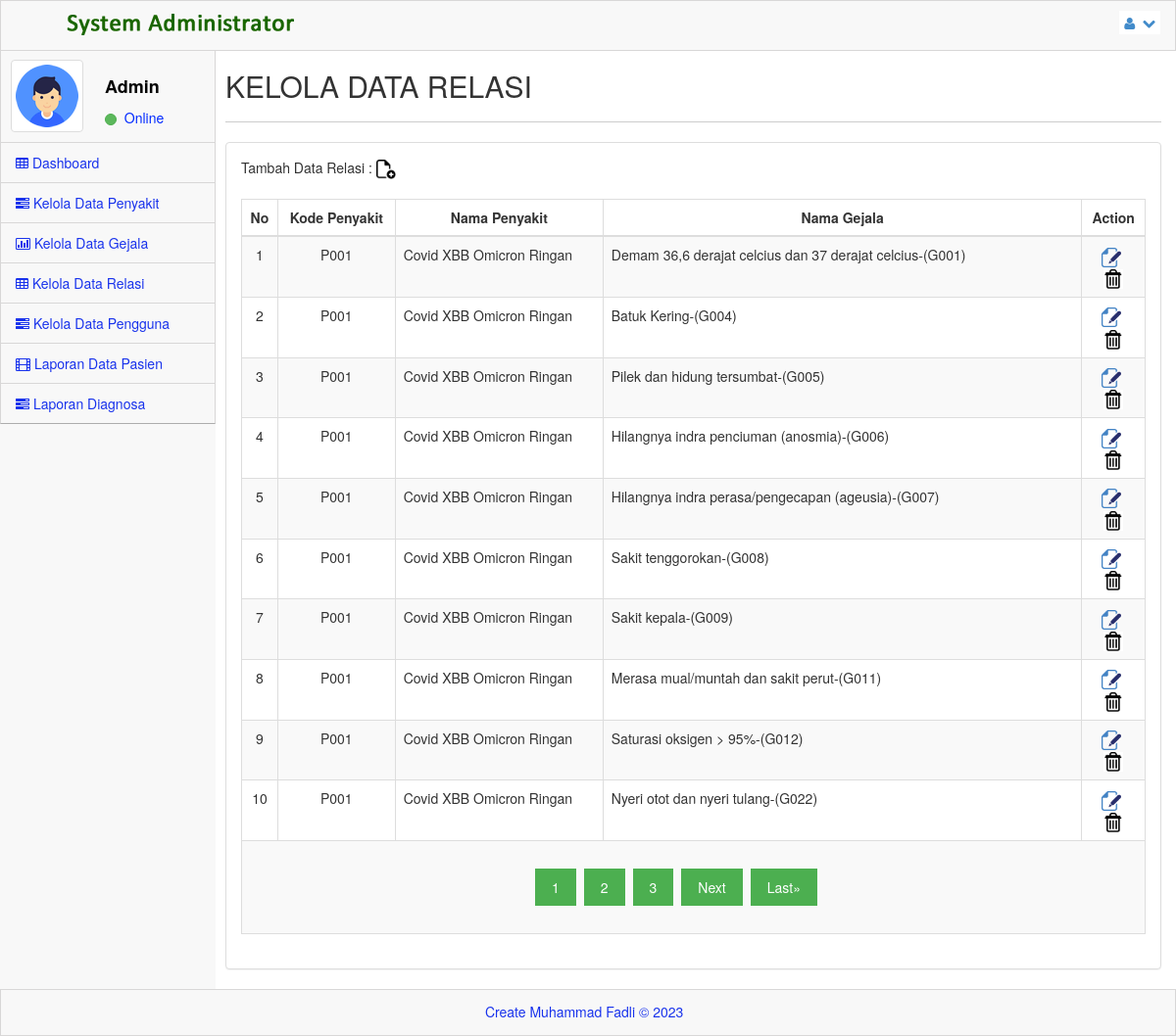
The page /profiadmin/kelola_relasi.php (signed in) on the database its author committed.
### tables this page shows
CREATE TABLE `relasi` (
  `id_relasi` int(6) NOT NULL,
  `kd_penyakit` char(4) NOT NULL,
  `kd_gejala` char(4) NOT NULL
);

CREATE TABLE `penyakit` (
  `id_penyakit` int(4) UNSIGNED NOT NULL,
  `kd_penyakit` char(4) NOT NULL,
  `nm_penyakit` varchar(60) NOT NULL,
  `definisi` text NOT NULL,
  `solusi` text NOT NULL,
  `uraian` text NOT NULL
);

CREATE TABLE `gejala` (
  `id_gejala` int(10) NOT NULL,
  `kd_gejala` char(4) NOT NULL DEFAULT '',
  `nm_gejala` varchar(300) DEFAULT NULL
);

### profiadmin/kelola_relasi.php (the view, shortened to what this page needs)
<?php
include("../koneksi.php");
if (isset($_SESSION['nama']))
{
?>
<!DOCTYPE html>
<html lang="en">
<head>
  <link rel="stylesheet" href="assets/plugins/bootstrap/css/bootstrap.css" />
  <link rel="stylesheet" href="assets/css/main.css" />
  <link rel="stylesheet" href="assets/css/MoneAdmin.css" />
  <link rel="stylesheet" href="assets/plugins/Font-Awesome/css/font-awesome.css" />
  <link href="assets/plugins/dataTables/dataTables.bootstrap.css" rel="stylesheet" />
</head>
<body class="padTop53 " >
  <div id="wrap">
     <div id="top">
        <nav class="navbar navbar-inverse navbar-fixed-top " style="padding-top: 10px;">
           <header class="navbar-header"><a href="../profiadmin/" class="navbar-brand"><img src="assets/img/logo.png" alt="" /></a></header>
           <ul class="nav navbar-top-links navbar-right">
              <li class="dropdown">
                <a class="dropdown-toggle" data-toggle="dropdown" href="#"><i class="icon-user "></i>&nbsp; <i class="icon-chevron-down "></i></a>
              </li>
           </ul>
        </nav>
      </div>
    <div id="left">
      <div class="media user-media well-small">
         <a class="user-link" href="../profiadmin/"><img class="media-object img-thumbnail user-img" alt="User Picture" src="assets/img/user.gif" /></a><br />
         <div class="media-body">
            <h5 class="media-heading">Admin</h5>
            <ul class="list-unstyled user-info">
               <li><a class="btn btn-success btn-xs btn-circle" style="width: 10px;height: 12px;"></a>&nbsp;&nbsp;Online</li>
            </ul>
        </div><br />
      </div>
      <ul id="menu" class="collapse">
        <li class="panel"><a href="../profiadmin/" ><i class="icon-table"></i>&nbsp;Dashboard&nbsp;</a></li>
        <li><a href="kelola_penyakit.php"><i class="icon-tasks"></i>&nbsp;Kelola Data Penyakit&nbsp;</a></li>
        <li><a href="kelola_gejala.php"><i class="icon-bar-chart"></i>&nbsp;Kelola Data Gejala&nbsp;</a></li>
        <li><a href="kelola_relasi.php"><i class="icon-table"></i>&nbsp;Kelola Data Relasi&nbsp;</a></li>
        <li><a href="kelola_user.php"><i class="icon-tasks"></i>&nbsp;Kelola Data Pengguna&nbsp;</a></li>
        <li><a href="laporan_pasien.php"><i class="icon-film"></i>&nbsp;Laporan Data Pasien&nbsp;</a></li>
        <li><a href="laporan_diagnosa.php"><i class="icon-tasks"></i>&nbsp;Laporan Diagnosa&nbsp;</a></li>
	  </ul>
    </div>
    <div id="content">
       <div class="inner">
          <div class="row">
              <div class="col-lg-12">
                  <h2>KELOLA DATA RELASI</h2>
 			  </div>
          </div><hr />
 		  <div class="row">
            <div class="col-lg-12">
                <div class="panel panel-default">
                     <div class="panel-body">
                         <div class="table-responsive">
							 Tambah Data Relasi :&nbsp;<a href="add_relasi.php"><img src="assets/img/add.png" width="20"></br></br></a>
                             <table class="table table-striped table-bordered table-hover" >
                                 <thead>
                                    <tr>
                                      <th width="4%"><div align="center">No</div></th>
                                      <th width="13%"><div align="center">Kode Penyakit</div></th>
                                      <th width="23%"><div align="center">Nama Penyakit</div></th>
                                      <th width="53%"><div align="center">Nama Gejala</div></th>
                                      <th width="7%"><div align="center">Action</div></th>
                                    </tr>
                                  </thead>
                                  <tbody>
                                  <?php
									  $noPage = (isset($_GET['page']))? $_GET['page'] : 1;
									  $dataPerPage = 10;
									  $offset = ($noPage - 1) * $dataPerPage;
									  $total_data  = "SELECT COUNT(*) AS jumData FROM `relasi` INNER JOIN `penyakit`
									                 ON `relasi`.`kd_penyakit` = `penyakit`.`kd_penyakit` INNER JOIN
													 `gejala` ON `relasi`.`kd_gejala` = `gejala`.`kd_gejala`
													 ORDER BY `gejala`.`kd_gejala`";
                                      $query = "SELECT * FROM `relasi` INNER JOIN `penyakit`
									           ON `relasi`.`kd_penyakit` = `penyakit`.`kd_penyakit` INNER JOIN `gejala` ON
											   `relasi`.`kd_gejala` = `gejala`.`kd_gejala` ORDER BY `relasi`.`kd_penyakit`
											   LIMIT $offset, $dataPerPage";
									  $result = mysqli_query($koneksi,$query);
	                                  $No = 1;
	                                  while ($data = mysqli_fetch_array($result)) {
									?>
                                     <tr>
                                       <td><div align="center"><?php echo $No ?></div></td>
									   <td><div align="center"><?php echo $data['kd_penyakit'] ?></div></td>
									   <td><?php echo $data['nm_penyakit'] ?></td>
									   <td><?php echo $data['nm_gejala'] ?>-(<?php echo $data['kd_gejala'] ?>)</td>
                                       <td align="center">
                                        <a href="edit_relasi.php?id=<?php echo $data['id_relasi'] ?>">
                                        <img src="assets/img/edit.png" width="20"></a>&nbsp;
                                        <a href="javascript:delete_data(<?php echo $data['id_relasi'] ?>)">
                                        <img src="assets/img/delete.png" width="20"></a>
                                       </td>
                                     </tr>
                                     <?php
										$No++;
										 }
										$hasil   = mysqli_query($koneksi,$total_data);
										$data    = mysqli_fetch_array($hasil);
										$jumData = $data['jumData'];
										$jumPage = ceil($jumData/$dataPerPage);
									    ?>
                                        <tr>
											<td colspan="11">
												<div class="center">
												  <div class="pagination">
													<?php
													 for($page = 1; $page <= $jumPage; $page++)
														{
														  if ((($page >= $noPage - 3) && ($page <= $noPage + 3)) || ($page == 1)
														   || ($page == $jumPage))
															{
																if ($page == $noPage)
																	echo " <a href='".$_SERVER['PHP_SELF']."?page=".$page."'
																	class=active>".$page."</a>&nbsp";
																else
																	echo " <a href='".$_SERVER['PHP_SELF']."?page=".$page."'
																	class=active>".$page."</a>&nbsp";
															}
														}
													 if ($noPage < $jumPage)
														 echo "<a href='".$_SERVER['PHP_SELF']."?page=".($noPage+1)."'
														 class=active>Next</a>&nbsp&nbsp";
													 if ($noPage != $jumPage)
														 echo "<a href='".$_SERVER['PHP_SELF']."?page=".$jumPage."' class=active>
														 Last&raquo;</a>&nbsp&nbsp";
													?>
												  </div>
												</div>
											</td>
										</tr>
                                   </tbody>
                                </table>
                            </div>
                        </div>
                    </div>
                </div>
            </div>
		 </div>
	   </div>
	 </div>
    <div id="footer">
    <p>Create Muhammad Fadli &copy;&nbsp;2023 &nbsp;</p>
    </div>
</body>
</html>
<?php
}
?>

### profiadmin/assets/css/main.css (style rules this page uses)
#wrap { margin: 0 auto; }
#footer { height: 48px; background-color: #222222; }
@media (min-width: 768px) { html, body { height: 100%; } }
@media (min-width: 768px) { #wrap { height: auto !important; height: 100%; min-height: 100%; padding: 0 0 48px; margin-bottom: -48px; } }
body.padTop53 { padding-top: 75px; overflow: visible; }
@media (min-width: 802px) { body.padTop53 { padding-top: 51px; } }
#wrap:before, #top:before, .head:before, #footer:before, #wrap:after, #top:after, .head:after, #footer:after { display: table; content: " "; }
#wrap:after, #top:after, .head:after, #footer:after { clear: both; }
#wrap { background-color: #f8f8f8; }
@media (min-width: 768px) { #left { position: relative; float: left; width: 100px; } }
@media (min-width: 768px) { #content { margin-left: 100px; } }
@media (min-width: 768px) { #left { margin-bottom: -10px; } }
@media (min-width: 992px) { #left { width: 220px; } }
@media (min-width: 992px) { #content { margin-left: 220px; } }
#top .navbar { margin-bottom: 0; border:1px solid rgb(216, 215, 215); background-color:#f8f8f8; }
#top .navbar-brand { padding: 0; }
.user-media { display: none; color:#0029FF; border-right:1px solid rgb(216, 215, 215); border-left:1px solid rgb(216, 215, 215); }
@media (min-width: 768px) { .user-media { display: block; } }
@media (min-width: 768px) { .user-media .media-body { display: none; } }
@media (min-width: 768px) { .user-media .user-link { position: relative; display: block; margin-right: auto; margin-left: auto; } }
@media (min-width: 768px) { .user-media .user-link .user-img { margin: 10px auto; } }
@media (min-width: 992px) { .user-media .user-link { float: left; } }
@media (min-width: 992px) { .user-media .user-link .user-img { margin: 10px; } }
@media (min-width: 992px) { .user-media .media-body { display: block; float: left; margin-left: 12px; } }
@media (min-width: 992px) { .user-media .media-body h5.media-heading { font-size: 18px; padding-top: 8px; margin-bottom: 11px; color: #050505; font-weight: bolder; } }
#menu { position: relative; overflow: hidden; border-right:1px solid rgb(216, 215, 215); border-left:1px solid rgb(216, 215, 215); background-color:#f8f8f8; border-bottom: 1px solid rgba(0, 0, 0, 0.3); -webkit-box-shadow: 0 1px 0 rgba(255, 255, 255, 0.05); box-shadow: 0 1px 0 rgba(255, 255, 255, 0.05); }
#menu, #menu ul { padding: 0; margin: 0; list-style: none; }
@media (min-width: 768px) { #menu.collapse { display: inherit !important; } }
#menu > li { position: relative; display: block; margin: 0; border-width: 0; border-radius: 0; }
#menu > li > a { position: relative; display: block; padding: 10px 15px; color: #1933EC; border-top:1px solid rgb(216, 215, 215); }
#menu > li.panel { background-color: transparent; }
#menu li > a { text-decoration: none; }
@media (min-width: 768px) { .mini-sidebar #menu > li > a, #menu > li > a { text-align: center; } }
@media (min-width: 768px) { .mini-sidebar #menu > li > a > i, #menu > li > a > i { display: block; font-size: 20px; } }
@media (min-width: 768px) { #menu:after, .mini-sidebar #menu:after { position: absolute; top: 0; right: 0; bottom: 0; left: 0; display: block; width: 0; -webkit-box-shadow: 97px 1px 5px 2px rgba(0, 0, 0, 0.6); box-shadow: 97px 1px 5px 2px rgba(0, 0, 0, 0.6); } }
@media (min-width: 992px) { #menu > li > a { text-align: left; } }
@media (min-width: 992px) { #menu > li > a > i { display: inline; font-size: 14px; } }
@media (min-width: 992px) { #menu:after { -webkit-box-shadow: 217px 1px 5px 2px rgba(0, 0, 0, 0.6); box-shadow: 217px 1px 5px 2px rgba(0, 0, 0, 0.6); } }
#content { -webkit-transition: margin 0.4s; transition: margin 0.4s; }
.inner { position: relative; min-height: 1px; padding-right: 15px; padding-left: 10px; background: #fff; border: 0px solid #e4e4e4; }
@media (min-width: 768px) { .inner { float: left; width: 100%; } }
.inner .row { margin-right: -15px; margin-left: -15px; }
#footer { margin: 0 auto; color: #1933EC; background-color:#f8f8f8; border:1px solid rgb(216, 215, 215); }
#footer p { padding: 12px 0 0; text-align: center; }
.btn-circle { width: 40px; height: 40px; padding: 8px 10px; border-radius: 500px; }
.btn-circle.btn-xs { width: 20px; height: 20px; padding: 0 5px; }
.inner hr { margin-top: 10px; border-top-color: #ccc; }

### rows shown on the page
relasi: penyakit.kd_penyakit "P001", penyakit.nm_penyakit "Covid XBB Omicron Ringan", gejala.nm_gejala "Demam 36,6 derajat celcius dan 37 derajat celcius", gejala.kd_gejala "G001"
relasi: penyakit.kd_penyakit "P001", penyakit.nm_penyakit "Covid XBB Omicron Ringan", gejala.nm_gejala "Batuk Kering", gejala.kd_gejala "G004"
relasi: penyakit.kd_penyakit "P001", penyakit.nm_penyakit "Covid XBB Omicron Ringan", gejala.nm_gejala "Pilek dan hidung tersumbat", gejala.kd_gejala "G005"
relasi: penyakit.kd_penyakit "P001", penyakit.nm_penyakit "Covid XBB Omicron Ringan", gejala.nm_gejala "Hilangnya indra penciuman (anosmia)", gejala.kd_gejala "G006"
relasi: penyakit.kd_penyakit "P001", penyakit.nm_penyakit "Covid XBB Omicron Ringan", gejala.nm_gejala "Hilangnya indra perasa/pengecapan (ageusia)", gejala.kd_gejala "G007"
relasi: penyakit.kd_penyakit "P001", penyakit.nm_penyakit "Covid XBB Omicron Ringan", gejala.nm_gejala "Sakit tenggorokan", gejala.kd_gejala "G008"
relasi: penyakit.kd_penyakit "P001", penyakit.nm_penyakit "Covid XBB Omicron Ringan", gejala.nm_gejala "Sakit kepala", gejala.kd_gejala "G009"
relasi: penyakit.kd_penyakit "P001", penyakit.nm_penyakit "Covid XBB Omicron Ringan", gejala.nm_gejala "Merasa mual/muntah dan sakit perut", gejala.kd_gejala "G011"
relasi: penyakit.kd_penyakit "P001", penyakit.nm_penyakit "Covid XBB Omicron Ringan", gejala.nm_gejala "Saturasi oksigen > 95%", gejala.kd_gejala "G012"
relasi: penyakit.kd_penyakit "P001", penyakit.nm_penyakit "Covid XBB Omicron Ringan", gejala.nm_gejala "Nyeri otot dan nyeri tulang", gejala.kd_gejala "G022"
